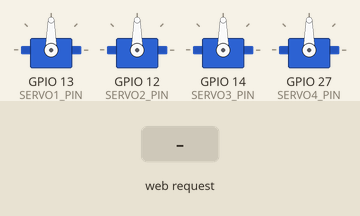
Bench run of a sketch on a simulated ESP32. On the bench: 4 × servo. Inputs (shaded band) come from the test bench. What the sketch prints to the serial monitor is not drawn.

Above: at 1.2 s.
1.3 s: HTTP request GET /s1right received
At 2.5 s:
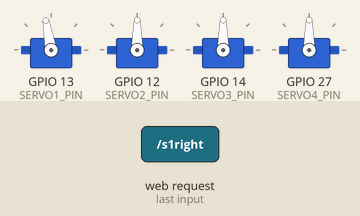
2.8 s: HTTP request GET /s2right received
At 3.8 s:
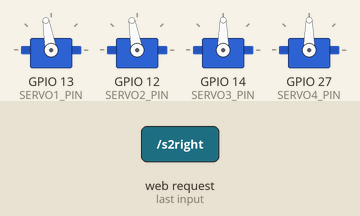
4.3 s: HTTP request GET /s1left received
At 4.9 s:
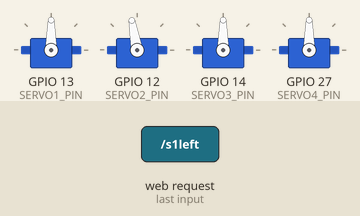
5.8 s: HTTP request GET /s2left received
At 6.1 s:
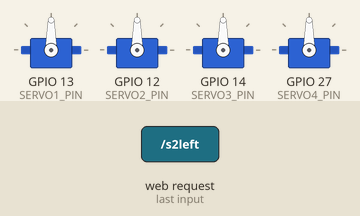
Timing chart, 0 to 8.3 s (numbered marks = the images above; inputs shaded):
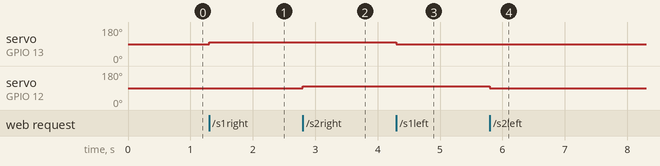

Measured:
- after the input at 1.3 s, servo on GPIO 13 (SERVO1_PIN): 90° → 100° at once
- after the input at 2.8 s, servo on GPIO 12 (SERVO2_PIN): 90° → 100° at once
- after the input at 4.3 s, servo on GPIO 13 (SERVO1_PIN): 100° → 90° at once
- after the input at 5.8 s, servo on GPIO 12 (SERVO2_PIN): 100° → 90° at once

The sketch:

ESP32_Robotic_Arm_WebServer.ino
```cpp
#include <WiFi.h>
#include <WebServer.h>
#include <ESP32Servo.h>

// -------------------- WIFI ACCESS POINT --------------------
const char* ssid = "ESP32_Robot_Arm";
const char* password = "12345678";

WebServer server(80);

// -------------------- SERVOS --------------------
Servo servo1;
Servo servo2;
Servo servo3;
Servo servo4;

// -------------------- SERVO PINS --------------------
#define SERVO1_PIN 13
#define SERVO2_PIN 12
#define SERVO3_PIN 14
#define SERVO4_PIN 27

int pos1 = 90;
int pos2 = 90;
int pos3 = 90;
int pos4 = 90;

void setup() {

  Serial.begin(115200);

  // Attach Servos
  servo1.attach(SERVO1_PIN);
  servo2.attach(SERVO2_PIN);
  servo3.attach(SERVO3_PIN);
  servo4.attach(SERVO4_PIN);

  // Initial Position
  servo1.write(pos1);
  servo2.write(pos2);
  servo3.write(pos3);
  servo4.write(pos4);

  // Create WiFi Hotspot
  WiFi.softAP(ssid, password);

  Serial.println("WiFi Hotspot Started");
  Serial.println(WiFi.softAPIP());

  // Web Routes
  server.on("/", handleRoot);

  server.on("/s1left", []() {
    pos1 -= 10;
    servo1.write(pos1);
    server.send(200, "text/plain", "Servo1 Left");
  });

  server.on("/s1right", []() {
    pos1 += 10;
    servo1.write(pos1);
    server.send(200, "text/plain", "Servo1 Right");
  });

  server.on("/s2left", []() {
    pos2 -= 10;
    servo2.write(pos2);
    server.send(200, "text/plain", "Servo2 Left");
  });

  server.on("/s2right", []() {
    pos2 += 10;
    servo2.write(pos2);
    server.send(200, "text/plain", "Servo2 Right");
  });

  server.begin();

  Serial.println("Web Server Started");
}

void loop() {
  server.handleClient();
}

// -------------------- WEB PAGE --------------------
void handleRoot() {

  String html = R"rawliteral(

  <!DOCTYPE html>
  <html>
  <head>
      <title>ESP32 Robotic Arm</title>
      <style>
          body {
              text-align:center;
              font-family:Arial;
              background:#f2f2f2;
          }

          button {
              width:150px;
              height:50px;
              margin:10px;
              font-size:18px;
          }
      </style>
  </head>

  <body>

      <h1>ESP32 Robotic Arm</h1>

      <h2>Servo 1</h2>
      <a href="/s1left"><button>LEFT</button></a>
      <a href="/s1right"><button>RIGHT</button></a>

      <h2>Servo 2</h2>
      <a href="/s2left"><button>LEFT</button></a>
      <a href="/s2right"><button>RIGHT</button></a>

  </body>
  </html>

  )rawliteral";

  server.send(200, "text/html", html);
}
```
